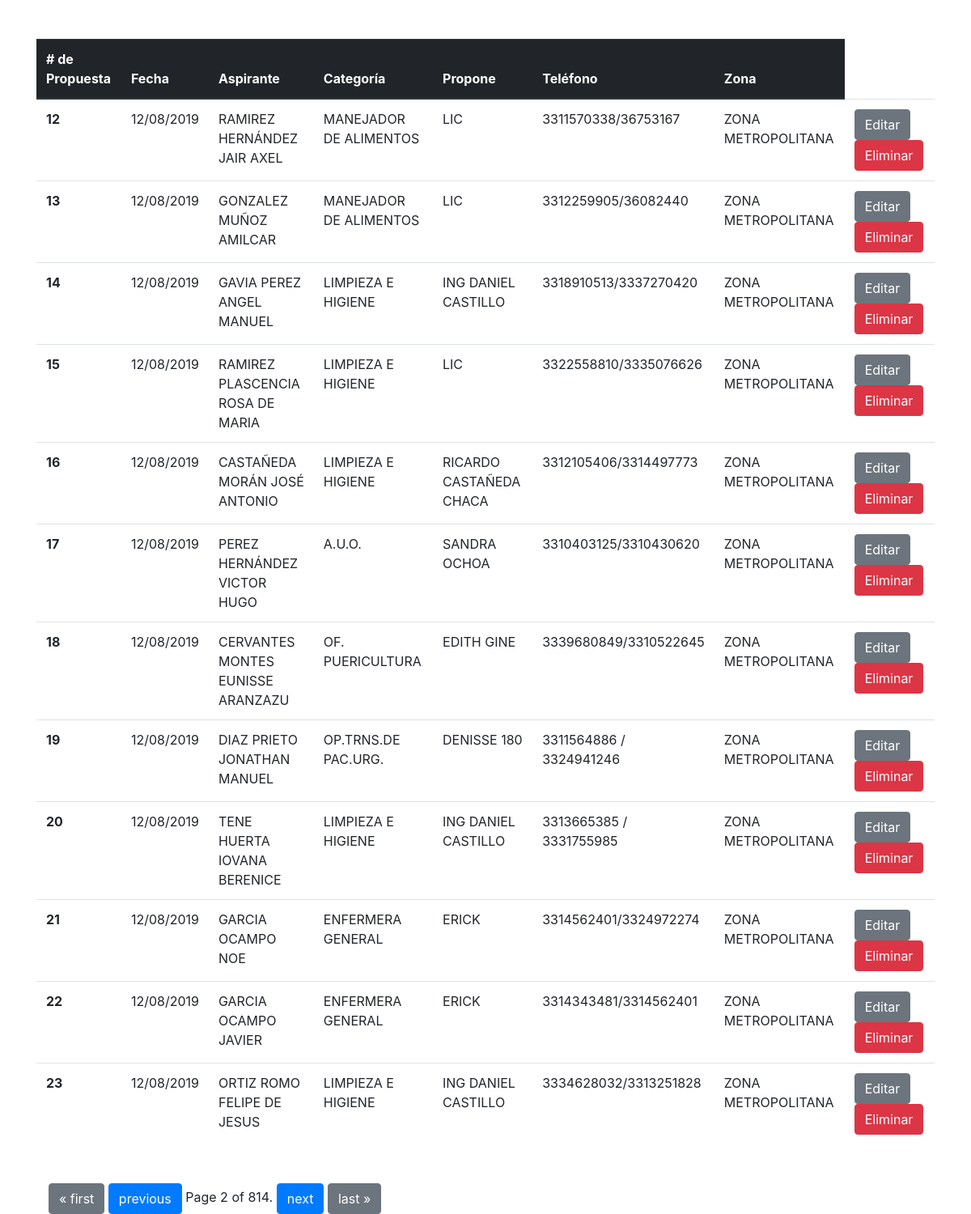
The app's page /controlana/listado/?page=2 with its own data.
### controlanaa/models.py (models this page shows, shortened)
class controlModel(models.Model):
    class Meta:
        db_table = 'controlTable'
    id = models.BigAutoField(primary_key=True)
    ppta = models.CharField(max_length=100, blank=True)
    fecha = models.CharField(max_length=50, blank=True)
    aspirante = models.CharField(max_length=250, blank=True)
    categoria = models.CharField(max_length=250, blank=True)
    propone = models.CharField(max_length=250, blank=True)
    telefono = models.CharField(max_length=250, blank=True)
    zona = models.CharField(max_length=150, blank=True)

### controlanaa/views.py (the view, shortened to what this page needs)
# urls.py: path('listado/', views.list, name='list'),
def list(request):
    title = 'Listado General'
    if request.method == 'GET':
        ctx = controlModel.objects.all()
        paginator = Paginator(ctx, 12)
        print(paginator)
        page_number = request.GET.get("page")
        print(page_number)
        page_obj = paginator.get_page(page_number)
        for i in page_obj:
            print(i.ppta, i.fecha)
    return render(request, "listado.html", {'page_obj': page_obj, 'ctx': ctx, 'title': title})

### templates/listado.html (shortened to what this page needs)
{% extends 'base.html' %}
{% block content %}
	 <table class="table">
	     <thead class="thead-dark" >
			<tr>
			    <th scope="col"># de Propuesta</th>
			    <th scope="col">Fecha</th>
			    <th scope="col">Aspirante</th>
			    <th scope="col">Categoría</th>
			    <th scope="col">Propone</th>
			    <th scope="col">Teléfono</th>
			    <th scope="col">Zona</th>
			</tr>
		    </thead>
		    <tbody>
			{% for x in page_obj %}
			<tr>
			    <th scope="row">{{ x.ppta }}</th>
			    <td>{{ x.fecha }}</td>
			    <td>{{ x.aspirante }}</td>
			    <td>{{ x.categoria }}</td>
			    <td>{{ x.propone }}</td>
			    <td>{{ x.telefono }}</td>
			    <td>{{ x.zona }}</td>
			    <td>
				<a href="{% url 'editar' x.id %}" class="btn btn-secondary">Editar</a>
				<a href="{% url 'eliminar' x.id %}" class="btn btn-danger">Eliminar</a>
			    </td>
			</tr>
			{% endfor %}
		    </tbody>
	</table>
<div class="container mt-5">
    <div class="row">
        <div class="col">
 <div class="pagination">
        <span class="step-links">
            {% if page_obj.has_previous %}
            <a href="?page=1" class="btn btn-secondary">&laquo first</a>
           <a href="?page={{ page_obj.previous_page_number }}" class="btn btn-primary">previous</a>
            {% endif %}
            <span class="current">
                Page {{ page_obj.number }} of {{ page_obj.paginator.num_pages }}.
            </span>
            {% if page_obj.has_next %}
                <a href="?page={{ page_obj.next_page_number }}" class="btn btn-primary">next</a>
                <a href="?page={{ page_obj.paginator.num_pages }}" class="btn btn-secondary"> last &raquo</a>
            {% endif %}
        </span>
    </div>
        </div>
    </div>
</div>
{% endblock %}

### records on screen
controlModel: ppta "12", fecha "12/08/2019", aspirante "RAMIREZ HERNÁNDEZ JAIR AXEL", categoria "MANEJADOR DE ALIMENTOS", propone "LIC", telefono "3311570338/36753167", zona "ZONA METROPOLITANA"
controlModel: ppta "13", fecha "12/08/2019", aspirante "GONZALEZ MUÑOZ AMILCAR", categoria "MANEJADOR DE ALIMENTOS", propone "LIC", telefono "3312259905/36082440", zona "ZONA METROPOLITANA"
controlModel: ppta "14", fecha "12/08/2019", aspirante "GAVIA PEREZ ANGEL MANUEL", categoria "LIMPIEZA E HIGIENE", propone "ING DANIEL CASTILLO", telefono "3318910513/3337270420", zona "ZONA METROPOLITANA"
controlModel: ppta "15", fecha "12/08/2019", aspirante "RAMIREZ PLASCENCIA ROSA DE MARIA", categoria "LIMPIEZA E HIGIENE", propone "LIC", telefono "3322558810/3335076626", zona "ZONA METROPOLITANA"
controlModel: ppta "16", fecha "12/08/2019", aspirante "CASTAÑEDA MORÁN JOSÉ ANTONIO", categoria "LIMPIEZA E HIGIENE", propone "RICARDO CASTAÑEDA CHACA", telefono "3312105406/3314497773", zona "ZONA METROPOLITANA"
controlModel: ppta "17", fecha "12/08/2019", aspirante "PEREZ HERNÁNDEZ VICTOR HUGO", categoria "A.U.O.", propone "SANDRA OCHOA", telefono "3310403125/3310430620", zona "ZONA METROPOLITANA"
controlModel: ppta "18", fecha "12/08/2019", aspirante "CERVANTES MONTES EUNISSE ARANZAZU", categoria "OF. PUERICULTURA", propone "EDITH GINE", telefono "3339680849/3310522645", zona "ZONA METROPOLITANA"
controlModel: ppta "19", fecha "12/08/2019", aspirante "DIAZ PRIETO JONATHAN MANUEL", categoria "OP.TRNS.DE PAC.URG.", propone "DENISSE 180", telefono "3311564886 / 3324941246", zona "ZONA METROPOLITANA"
controlModel: ppta "20", fecha "12/08/2019", aspirante "TENE HUERTA IOVANA BERENICE", categoria "LIMPIEZA E HIGIENE", propone "ING DANIEL CASTILLO", telefono "3313665385 / 3331755985", zona "ZONA METROPOLITANA"
controlModel: ppta "21", fecha "12/08/2019", aspirante "GARCIA OCAMPO NOE", categoria "ENFERMERA GENERAL", propone "ERICK", telefono "3314562401/3324972274", zona "ZONA METROPOLITANA"
controlModel: ppta "22", fecha "12/08/2019", aspirante "GARCIA OCAMPO JAVIER", categoria "ENFERMERA GENERAL", propone "ERICK", telefono "3314343481/3314562401", zona "ZONA METROPOLITANA"
controlModel: ppta "23", fecha "12/08/2019", aspirante "ORTIZ ROMO FELIPE DE JESUS", categoria "LIMPIEZA E HIGIENE", propone "ING DANIEL CASTILLO", telefono "3334628032/3313251828", zona "ZONA METROPOLITANA"

### other values on screen
{{ page_obj.number }} "2"
{{ page_obj.paginator.num_pages }} "814"
